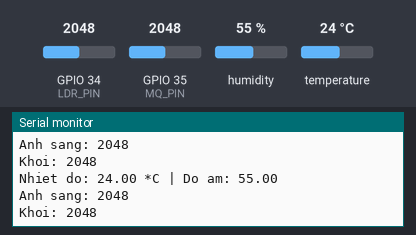
Simulated run of this sketch. Board: ESP32. Parts: the last lines printed to the serial monitor. The inputs (shaded band) are chosen by the test bench; at power-on: humidity 55 %, GPIO 34 (LDR_PIN) = 2048, GPIO 35 (MQ_PIN) = 2048, temperature 24 °C.

Above: at 1.8 s.
1.9 s: humidity set to 22 %
At 3.3 s:
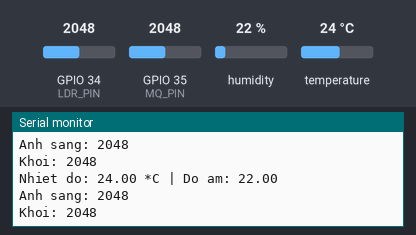
3.4 s: GPIO 34 (LDR_PIN) set to 2866
At 4.7 s:
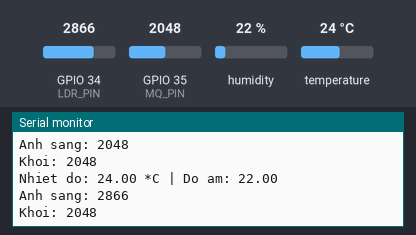
4.9 s: GPIO 35 (MQ_PIN) set to 2866
At 5.9 s:
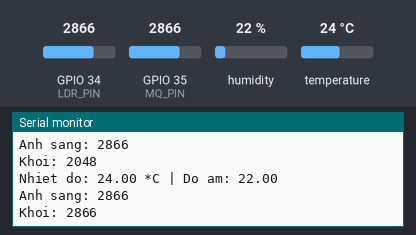
6.4 s: temperature set to 12 °C
7.9 s: GPIO 34 (LDR_PIN) set to 3972
At 9.3 s:
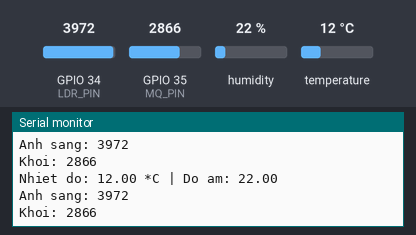
9.4 s: GPIO 35 (MQ_PIN) set to 3972
At 11.0 s:
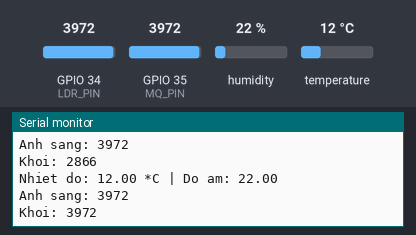
Timing chart, 0 to 11.9 s (numbered marks = the images above; inputs shaded):
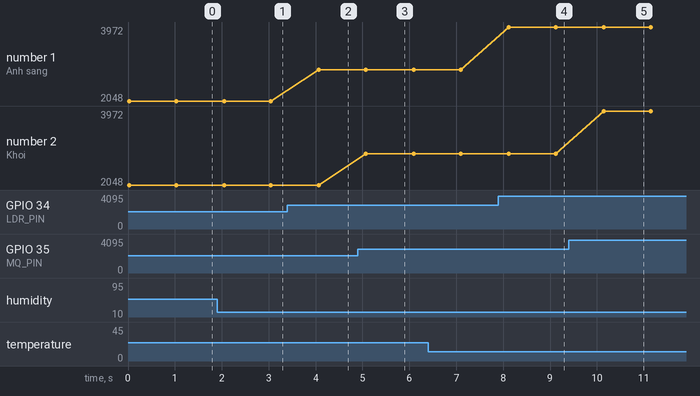

Measured:
- after the input at 1.9 s, the serial monitor: prints a new line after 0.15 s (image 1)
- after the input at 3.4 s, the serial monitor: prints a new line after 0.67 s (image 2)
- after the input at 4.9 s, the serial monitor: prints a new line after 0.17 s (image 3)
- after the input at 7.9 s, the serial monitor: prints a new line after 0.22 s (image 4)
- after the input at 9.4 s, the serial monitor: prints a new line after 0.75 s (image 5)
- plotted number 1: 2048 → 2866 after the input at 3.4 s, 2866 → 3972 after the input at 7.9 s

The sketch:

cam_bien.ino
```cpp
#include <Adafruit_Sensor.h>
#include <DHT.h>
#include <DHT_U.h>

#define DHTPIN 2
#define DHTTYPE DHT11

#define LDR_PIN 34     // ESP32: chân analog từ 32–39
#define MQ_PIN 35

DHT dht(DHTPIN, DHTTYPE);

void setup() {
  Serial.begin(9600);
  dht.begin();

  pinMode(LDR_PIN, INPUT);
  pinMode(MQ_PIN, INPUT);
}

void loop() {
  float h = dht.readHumidity();
  float t = dht.readTemperature();

  int lightValue = analogRead(LDR_PIN);
  int gasValue = analogRead(MQ_PIN);

  Serial.print("Nhiet do: ");
  Serial.print(t);
  Serial.print(" *C | Do am: ");
  Serial.println(h);

  Serial.print("Anh sang: ");
  Serial.println(lightValue);

  Serial.print("Khoi: ");
  Serial.println(gasValue);

  delay(1000);
}
```
